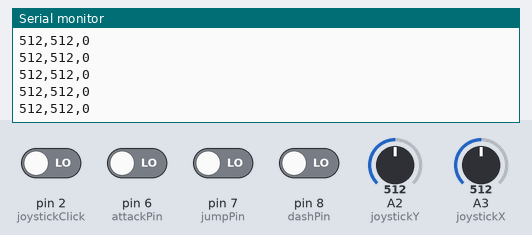
The sketch below on a simulated Arduino Leonardo, built with avr-gcc and run on an emulated ATmega32U4. On the bench: the last lines printed to the serial monitor. Inputs (shaded band) come from the test bench; at power-on: pin 2 (joystickClick), pin 6 (attackPin), pin 7 (jumpPin), pin 8 (dashPin) LOW, A2 (joystickY) = 512, A3 (joystickX) = 512. USB keyboard and mouse output is not drawn.

Above: at 4.2 s.
4.3 s: A2 (joystickY) set to 716
At 4.8 s:
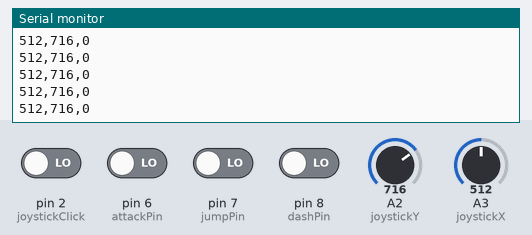
5.8 s: A3 (joystickX) set to 716
At 6.7 s:
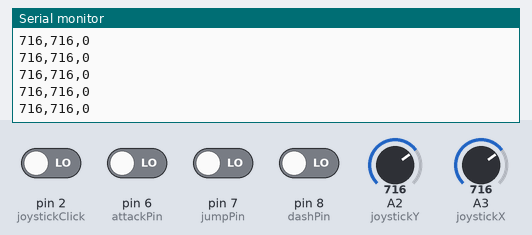
7.3 s: pin 2 (joystickClick) driven HIGH
At 8.4 s:
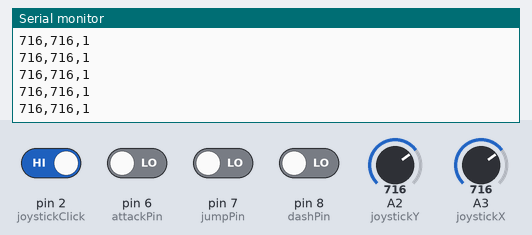
8.8 s: A2 (joystickY) set to 900
At 9.3 s:
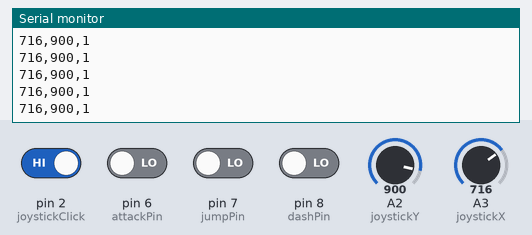
10.3 s: A3 (joystickX) set to 900
At 11.4 s:
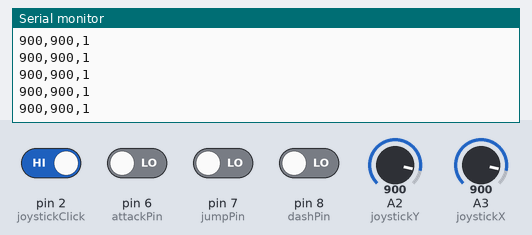
11.8 s: pin 2 (joystickClick) driven LOW
At 12.5 s:
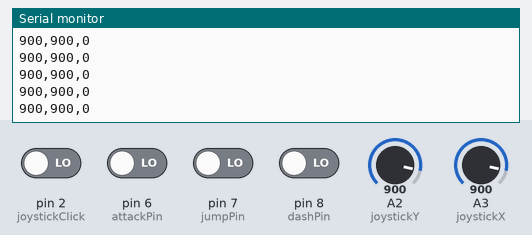
Timing chart, 0 to 14.3 s (numbered marks = the images above; inputs shaded):
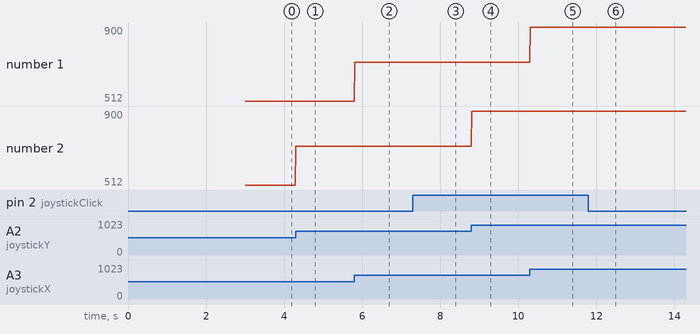

The sketch:

controller.ino
```cpp
#include <Keyboard.h>

const int joystickClick = 2;
const int joystickX = A3;
const int joystickY = A2;
//const int joystickClick = 2;
//const int joystickX = A1;
//const int joystickY = A0;

const int jumpPin = 7;
const int dashPin = 8;
const int attackPin = 6;

void setup() {
  delay(3000);
  Serial.begin( 9600 );
  pinMode(jumpPin, INPUT);
  pinMode(dashPin, INPUT);
  pinMode(attackPin, INPUT);

  Keyboard.begin();
}

void readJoystick() {
  Serial.print(analogRead(joystickX), DEC);
  Serial.print(",");
  Serial.print(analogRead(joystickY), DEC);
  Serial.print(",");
  Serial.print(digitalRead(joystickClick));
  Serial.print("\n");
  delay(15);
}

void readClicks() {
  if(digitalRead(jumpPin) == HIGH) {
    Keyboard.press('w');
  } else if(digitalRead(dashPin) == HIGH) {
    Keyboard.press(KEY_LEFT_SHIFT);
  } else if(digitalRead(attackPin) == HIGH) {
  Keyboard.press('e');
//    Serial.print('e');
  } else {
    Keyboard.releaseAll();
  }
}

void loop() {
  readJoystick();
  readClicks();
}
```

Measured:
- after the input at 4.3 s, the serial monitor: prints a new line at once (image 1)
- after the input at 5.8 s, the serial monitor: prints a new line at once (image 2)
- after the input at 7.3 s, the serial monitor: prints a new line at once (image 3)
- after the input at 8.8 s, the serial monitor: prints a new line at once (image 4)
- after the input at 10.3 s, the serial monitor: prints a new line at once (image 5)
- after the input at 11.8 s, the serial monitor: prints a new line at once (image 6)
- plotted number 2: 512 → 716 after the input at 4.3 s, 716 → 900 after the input at 8.8 s
